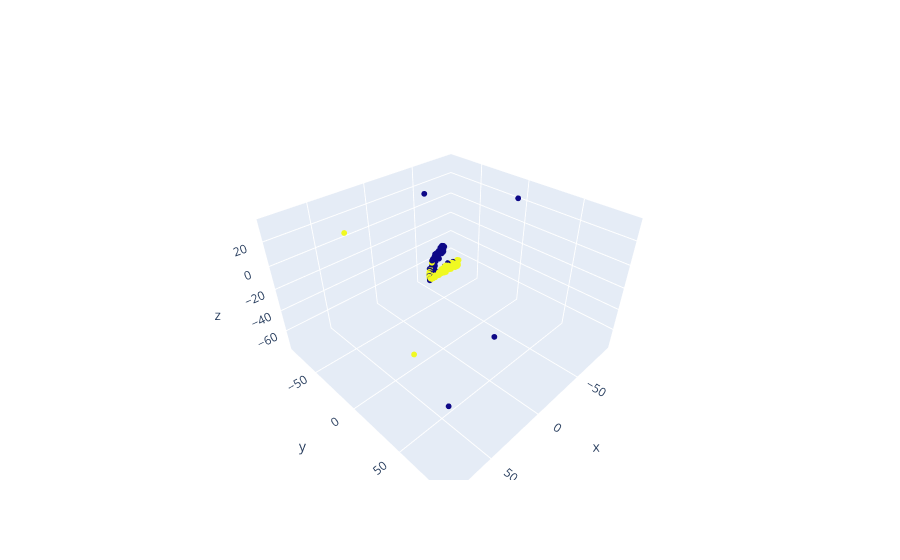

The cell this chart's notebook holds for it:
### Code cell
fig = go.Figure()
fig.add_scatter3d(x = X_tsne[:, 0],
                y = X_tsne[:, 1], 
                z = X_tsne[:, 2],
                mode = 'markers', 
                marker_color = y, 
                marker_size = 2)

### Figure 1 — Plotly figure (JSON) as saved in the notebook; plotly's stock layout.template omitted (floating-point values rounded to 4 significant figures; data arrays with more than 128 entries replaced by an {"elided": "..."} marker saying what was removed)
{"data": [{"marker": {"color": {"elided": "569 int values"}, "size": 2}, "mode": "markers", "type": "scatter3d", "x": {"elided": "569 float values"}, "y": {"elided": "569 float values"}, "z": {"elided": "569 float values"}}], "layout": {}}
